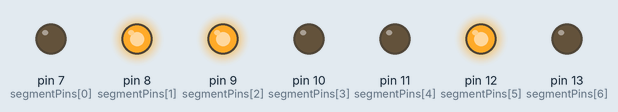
The sketch below on a simulated Arduino Uno, built with avr-gcc and run on an emulated ATmega328P. Shown: output pins drawn as LEDs (lit = HIGH). Random numbers use the default seed unless the sketch sets one.

Above: at 0.1 s.
At 6.1 s:
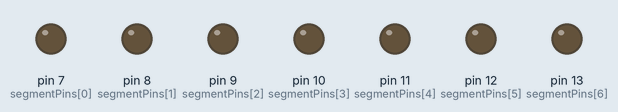
At 10.1 s:
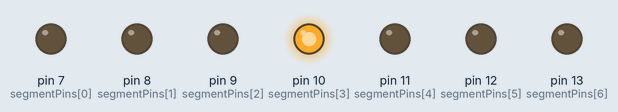
At 18.1 s:
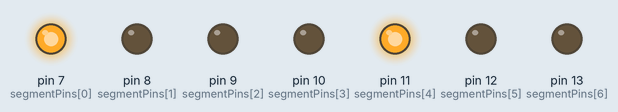
At 26.1 s:
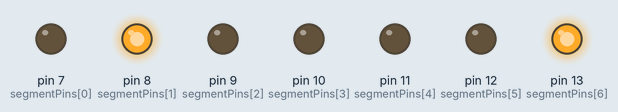
At 38.1 s:
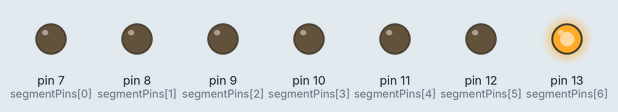
Timing chart, 0 to 39.6 s (numbered marks = the images above):
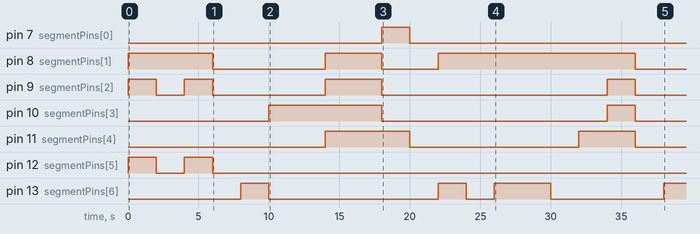

Measured:
- by itself, pin 7 (segmentPins[0]): LOW → HIGH at 18.0 s, → LOW 2.0 s later
- by itself, pin 8 (segmentPins[1]): goes HIGH 6.0 s, LOW 8.0 s, HIGH 4.0 s, LOW 4.0 s, HIGH 14.0 s, then LOW
- by itself, pin 9 (segmentPins[2]): LOW → HIGH at 0.00 s, → LOW 2.0 s later, → HIGH 2.0 s later, → LOW 2.0 s later, … (8 changes in this stretch)
- by itself, pin 10 (segmentPins[3]): LOW → HIGH at 10.0 s, → LOW 8.0 s later, → HIGH 16.0 s later, → LOW 2.0 s later
- by itself, pin 11 (segmentPins[4]): LOW → HIGH at 14.0 s, → LOW 6.0 s later, → HIGH 12.0 s later, → LOW 4.0 s later
- by itself, pin 12 (segmentPins[5]): alternates HIGH for 2.0 s and LOW for 2.0 s, 4 changes in all, then stays LOW
- by itself, pin 13 (segmentPins[6]): goes HIGH 2.0 s, LOW 12.0 s, HIGH 2.0 s, LOW 2.0 s, HIGH 4.0 s, LOW 8.0 s, then HIGH

The sketch:

random_7_segments.ino
```cpp
//NOME RANDOM 7 SEGMENTOS
//CURSO SIGNAL SPARK
//AUTOR JOSE LUIZ RYBARCZYK FILHO


// DEFINICAO DOS PINOS DO ARDUINO CONECTADO AOS SEGMENTOS DO DISPLAY
const int segmentPins[] = {7, 8, 9, 10, 11, 12, 13};

void setup() {
 //CONFIGURACAO DOS PINOS DE SAIDA DO DISPLAY
  for (int i = 0; i < 7; i++) {
    pinMode(segmentPins[i], OUTPUT);
  }

  // INICIALIZACAO DA SEMENTE DO GERADOR DE NUMEROS ALEATORIOS
  randomSeed(analogRead(0));
}

void displayDigit(int digit) {
  // MAPEAMENTO DOS SEGMENTOS PARA OS DIGITOS
  const int digitSegments[10][7] = {
    {1, 1, 1, 0, 1, 1, 1}, // 0
    {1, 0, 0, 0, 0, 0, 1}, // 1
    {0, 1, 1, 1, 0, 1, 1}, // 2
    {1, 0, 1, 1, 0, 1, 1}, // 3
    {1, 0, 0, 1, 1, 0, 1}, // 4
    {1, 0, 1, 1, 1, 1, 0}, // 5
    {1, 1, 1, 1, 1, 1, 0}, // 6
    {1, 0, 0, 0, 0, 1, 1}, // 7
    {1, 1, 1, 1, 1, 1, 1}, // 8
    {1, 0, 1, 1, 1, 1, 1}  // 9
  };

  // EXIBE O DIGITO NO DISPLAY
  for (int i = 0; i < 7; i++) {
    digitalWrite(segmentPins[i], !digitSegments[digit][i]);
  }
}

void displayRandomDigit() {
  // GERA UM NUMERO ALEATORIO ENTRE 0 E 9
  int randomDigit = random(0, 10);

  // EXIBE O DIGITO ALEATORIO NO DISPLAY
  displayDigit(randomDigit);
}

void loop() {
  // CHAMA A FUNCAO PARA EXIBIR UM DIGITO ALEATORIO
  displayRandomDigit();

  // AGUARDA POR ALGUNS SEGUNDOS ANTES DE CHAMAR A FUNCAO NOVAMENTE
  delay(2000);
}
```
